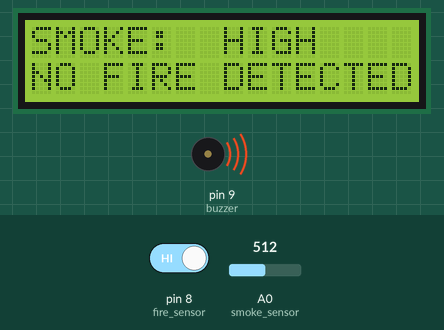
The sketch below on a simulated Arduino Uno, built with avr-gcc and run on an emulated ATmega328P. Shown: 16×2 character LCD, buzzer (waves = sounding, pin HIGH). The test bench sets the inputs (shaded band); at power-on: A0 (smoke_sensor) = 512, pin 8 (fire_sensor) HIGH. What the sketch prints to the serial monitor is not drawn.

Above: at 5.3 s.
5.4 s: A0 (smoke_sensor) set to 490
At 8.0 s:
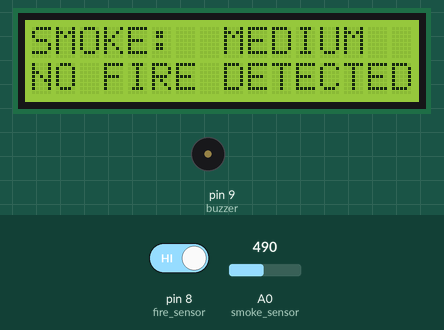
8.5 s: pin 8 (fire_sensor) driven LOW
At 11.4 s:
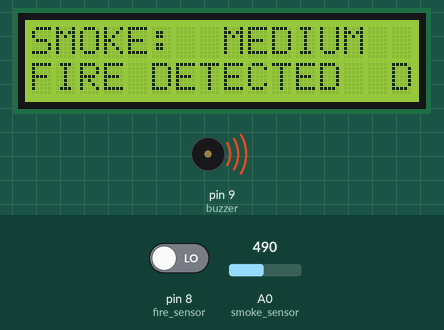
11.6 s: A0 (smoke_sensor) set to 510
At 12.5 s:
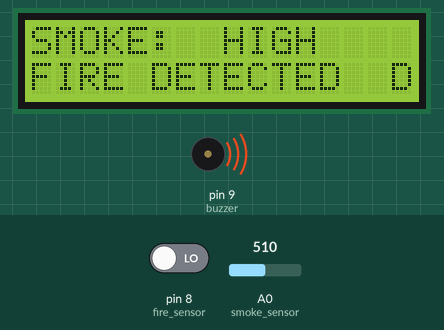
13.4 s: A0 (smoke_sensor) set to 440
At 14.0 s:
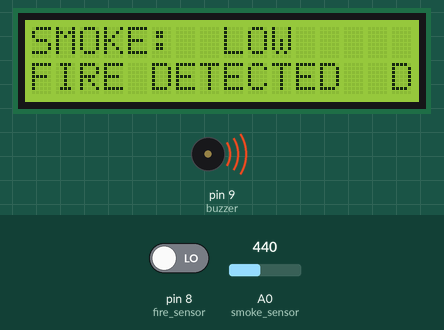
15.0 s: pin 8 (fire_sensor) driven HIGH
At 15.7 s:
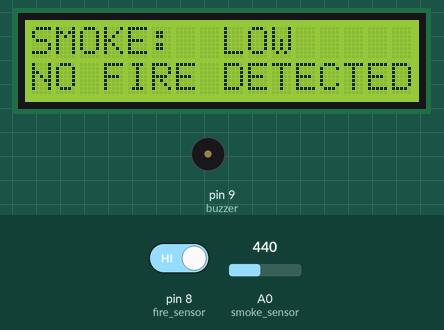
16.6 s: A0 (smoke_sensor) set to 466
At 17.1 s:
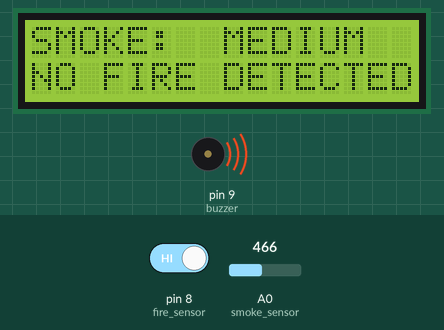
Timing chart, 0 to 20.7 s (numbered marks = the images above; inputs shaded):
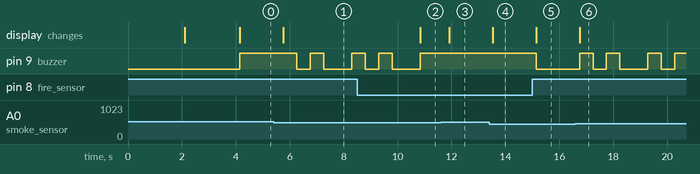

Measured:
- the behaviour switches between 500 and 499 on A0 (smoke_sensor) (found by bisection; images 0 and 1)
- the behaviour switches between 450 and 451 on A0 (smoke_sensor) (found by bisection; images 5 and 6)
- after the input at 5.4 s, pin 9 (buzzer): HIGH → LOW after 0.87 s, → HIGH 0.50 s later, → LOW 0.50 s later, → HIGH 1.0 s later; the display: changes after 0.37 s (image 1)
- after the input at 8.5 s, the display: changes after 2.3 s (image 2)
- after the input at 11.6 s, the display: changes after 0.32 s (image 3)
- after the input at 13.4 s, the display: changes after 0.13 s (image 4)
- after the input at 15.0 s, pin 9 (buzzer): HIGH → LOW after 0.14 s; the display: changes after 0.14 s (image 5)
- after the input at 16.6 s, pin 9 (buzzer): goes HIGH 0.50 s, LOW 0.50 s, HIGH 0.50 s, LOW 1.0 s, HIGH 0.50 s, LOW 0.50 s, then HIGH, starting after 0.15 s; the display: changes after 0.15 s (image 6)

The sketch:

fire_detection.ino
```cpp
#include <LiquidCrystal_I2C.h>
// Pin Definitions
#define smoke_sensor A0
#define fire_sensor 8
#define buzzer 9

// LCD Initialization
LiquidCrystal_I2C lcd(0x27, 16, 2);

void setup() {
  Serial.begin(9600);
  pinMode(fire_sensor, INPUT);
  pinMode(buzzer, OUTPUT);

  lcd.init();
  lcd.backlight();

  // Intro Display
  lcd.setCursor(0, 0);
  lcd.print(" FIRE AND SMOKE ");
  lcd.setCursor(0, 1);
  lcd.print("DETECTION SYSTEM");
  delay(2000);

  lcd.clear();
  lcd.setCursor(0, 0);
  lcd.print(" USING ARDUINO ");
  delay(2000);
  lcd.clear();
}

void loop() {
  int smoke = analogRead(smoke_sensor);
  bool fire = !digitalRead(fire_sensor);  // Flame sensor is active LOW

  Serial.print("Smoke level: ");
  Serial.println(smoke);

  lcd.setCursor(0, 0);
  lcd.print("SMOKE:         ");
  lcd.setCursor(8, 0);

  if (smoke <= 450) {
    lcd.print("LOW    ");
  } else if (smoke > 450 && smoke < 500) {
    lcd.print("MEDIUM ");
  } else {
    lcd.print("HIGH   ");
  }

  lcd.setCursor(0, 1);

  if (fire) {
    lcd.print("FIRE DETECTED  ");
    digitalWrite(buzzer, HIGH);
  } else {
    lcd.print("NO FIRE DETECTED");
    if (smoke <= 450) {
      digitalWrite(buzzer, LOW);
    } else if (smoke > 450 && smoke < 500) {
      for (int i = 0; i < 2; i++) {
        digitalWrite(buzzer, HIGH);
        delay(500);
        digitalWrite(buzzer, LOW);
        delay(500);
      }
    } else {
      digitalWrite(buzzer, HIGH);
    }
  }

  delay(500);
}
```
